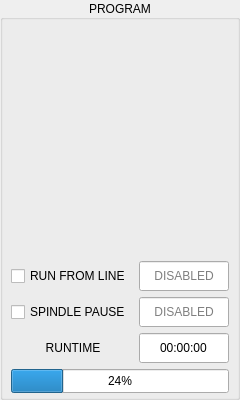
           <widget class="QGroupBox" name="frame_program">
            <property name="sizePolicy">
             <sizepolicy hsizetype="Preferred" vsizetype="Fixed">
              <horstretch>0</horstretch>
              <verstretch>0</verstretch>
             </sizepolicy>
            </property>
            <property name="minimumSize">
             <size>
              <width>240</width>
              <height>400</height>
             </size>
            </property>
            <property name="maximumSize">
             <size>
              <width>16777215</width>
              <height>400</height>
             </size>
            </property>
            <property name="title">
             <string>PROGRAM</string>
            </property>
            <property name="alignment">
             <set>Qt::AlignCenter</set>
            </property>
            <layout class="QVBoxLayout" name="verticalLayout_28" stretch="1,0,0,0,0">
             <property name="spacing">
              <number>6</number>
             </property>
             <property name="leftMargin">
              <number>8</number>
             </property>
             <property name="topMargin">
              <number>12</number>
             </property>
             <property name="rightMargin">
              <number>8</number>
             </property>
             <property name="bottomMargin">
              <number>4</number>
             </property>
             <item>
              <layout class="QHBoxLayout" name="layout_program_control">
               <property name="spacing">
                <number>8</number>
               </property>
               <property name="topMargin">
                <number>0</number>
               </property>
              </layout>
             </item>
             <item>
              <layout class="QHBoxLayout" name="horizontalLayout_27">
               <property name="spacing">
                <number>8</number>
               </property>
               <property name="topMargin">
                <number>0</number>
               </property>
               <property name="bottomMargin">
                <number>0</number>
               </property>
               <item>
                <widget class="QCheckBox" name="chk_run_from_line">
                 <property name="sizePolicy">
                  <sizepolicy hsizetype="Preferred" vsizetype="Fixed">
                   <horstretch>0</horstretch>
                   <verstretch>0</verstretch>
                  </sizepolicy>
                 </property>
                 <property name="minimumSize">
                  <size>
                   <width>0</width>
                   <height>30</height>
                  </size>
                 </property>
                 <property name="maximumSize">
                  <size>
                   <width>16777215</width>
                   <height>30</height>
                  </size>
                 </property>
                 <property name="text">
                  <string>RUN FROM LINE</string>
                 </property>
                </widget>
               </item>
               <item>
                <widget class="QLineEdit" name="lbl_start_line">
                 <property name="sizePolicy">
                  <sizepolicy hsizetype="Preferred" vsizetype="Fixed">
                   <horstretch>0</horstretch>
                   <verstretch>0</verstretch>
                  </sizepolicy>
                 </property>
                 <property name="minimumSize">
                  <size>
                   <width>90</width>
                   <height>30</height>
                  </size>
                 </property>
                 <property name="maximumSize">
                  <size>
                   <width>90</width>
                   <height>30</height>
                  </size>
                 </property>
                 <property name="maxLength">
                  <number>12</number>
                 </property>
                 <property name="alignment">
                  <set>Qt::AlignCenter</set>
                 </property>
                 <property name="readOnly">
                  <bool>true</bool>
                 </property>
                 <property name="placeholderText">
                  <string>DISABLED</string>
                 </property>
                </widget>
               </item>
              </layout>
             </item>
             <item>
              <layout class="QHBoxLayout" name="horizontalLayout_20">
               <property name="spacing">
                <number>8</number>
               </property>
               <property name="topMargin">
                <number>0</number>
               </property>
               <item>
                <widget class="QCheckBox" name="chk_pause_spindle">
                 <property name="sizePolicy">
                  <sizepolicy hsizetype="Preferred" vsizetype="Fixed">
                   <horstretch>0</horstretch>
                   <verstretch>0</verstretch>
                  </sizepolicy>
                 </property>
                 <property name="minimumSize">
                  <size>
                   <width>0</width>
                   <height>30</height>
                  </size>
                 </property>
                 <property name="maximumSize">
                  <size>
                   <width>16777215</width>
                   <height>30</height>
                  </size>
                 </property>
                 <property name="toolTip">
                  <string>Enable spindle pause when the program is paused.</string>
                 </property>
                 <property name="text">
                  <string>SPINDLE PAUSE</string>
                 </property>
                </widget>
               </item>
               <item>
                <widget class="QLineEdit" name="lbl_spindle_pause">
                 <property name="sizePolicy">
                  <sizepolicy hsizetype="Preferred" vsizetype="Fixed">
                   <horstretch>0</horstretch>
                   <verstretch>0</verstretch>
                  </sizepolicy>
                 </property>
                 <property name="minimumSize">
                  <size>
                   <width>90</width>
                   <height>30</height>
                  </size>
                 </property>
                 <property name="maximumSize">
                  <size>
                   <width>90</width>
                   <height>30</height>
                  </size>
                 </property>
                 <property name="maxLength">
                  <number>10</number>
                 </property>
                 <property name="alignment">
                  <set>Qt::AlignCenter</set>
                 </property>
                 <property name="readOnly">
                  <bool>true</bool>
                 </property>
                 <property name="placeholderText">
                  <string>DISABLED</string>
                 </property>
                </widget>
               </item>
              </layout>
             </item>
             <item>
              <layout class="QHBoxLayout" name="horizontalLayout_13">
               <property name="spacing">
                <number>4</number>
               </property>
               <property name="topMargin">
                <number>0</number>
               </property>
               <item>
                <widget class="QLabel" name="lbl_runtime_caption">
                 <property name="sizePolicy">
                  <sizepolicy hsizetype="Preferred" vsizetype="Fixed">
                   <horstretch>0</horstretch>
                   <verstretch>0</verstretch>
                  </sizepolicy>
                 </property>
                 <property name="minimumSize">
                  <size>
                   <width>0</width>
                   <height>30</height>
                  </size>
                 </property>
                 <property name="maximumSize">
                  <size>
                   <width>16777215</width>
                   <height>30</height>
                  </size>
                 </property>
                 <property name="text">
                  <string>RUNTIME</string>
                 </property>
                 <property name="alignment">
                  <set>Qt::AlignCenter</set>
                 </property>
                </widget>
               </item>
               <item>
                <widget class="QLineEdit" name="lbl_runtime">
                 <property name="sizePolicy">
                  <sizepolicy hsizetype="Preferred" vsizetype="Fixed">
                   <horstretch>0</horstretch>
                   <verstretch>0</verstretch>
                  </sizepolicy>
                 </property>
                 <property name="minimumSize">
                  <size>
                   <width>90</width>
                   <height>30</height>
                  </size>
                 </property>
                 <property name="maximumSize">
                  <size>
                   <width>90</width>
                   <height>30</height>
                  </size>
                 </property>
                 <property name="text">
                  <string>00:00:00</string>
                 </property>
                 <property name="alignment">
                  <set>Qt::AlignCenter</set>
                 </property>
                 <property name="readOnly">
                  <bool>true</bool>
                 </property>
                </widget>
               </item>
              </layout>
             </item>
             <item alignment="Qt::AlignBottom">
              <widget class="QProgressBar" name="progressBar">
               <property name="sizePolicy">
                <sizepolicy hsizetype="Preferred" vsizetype="Fixed">
                 <horstretch>0</horstretch>
                 <verstretch>0</verstretch>
                </sizepolicy>
               </property>
               <property name="minimumSize">
                <size>
                 <width>0</width>
                 <height>24</height>
                </size>
               </property>
               <property name="maximumSize">
                <size>
                 <width>16777215</width>
                 <height>24</height>
                </size>
               </property>
               <property name="value">
                <number>24</number>
               </property>
               <property name="alignment">
                <set>Qt::AlignCenter</set>
               </property>
              </widget>
             </item>
            </layout>
           </widget>
